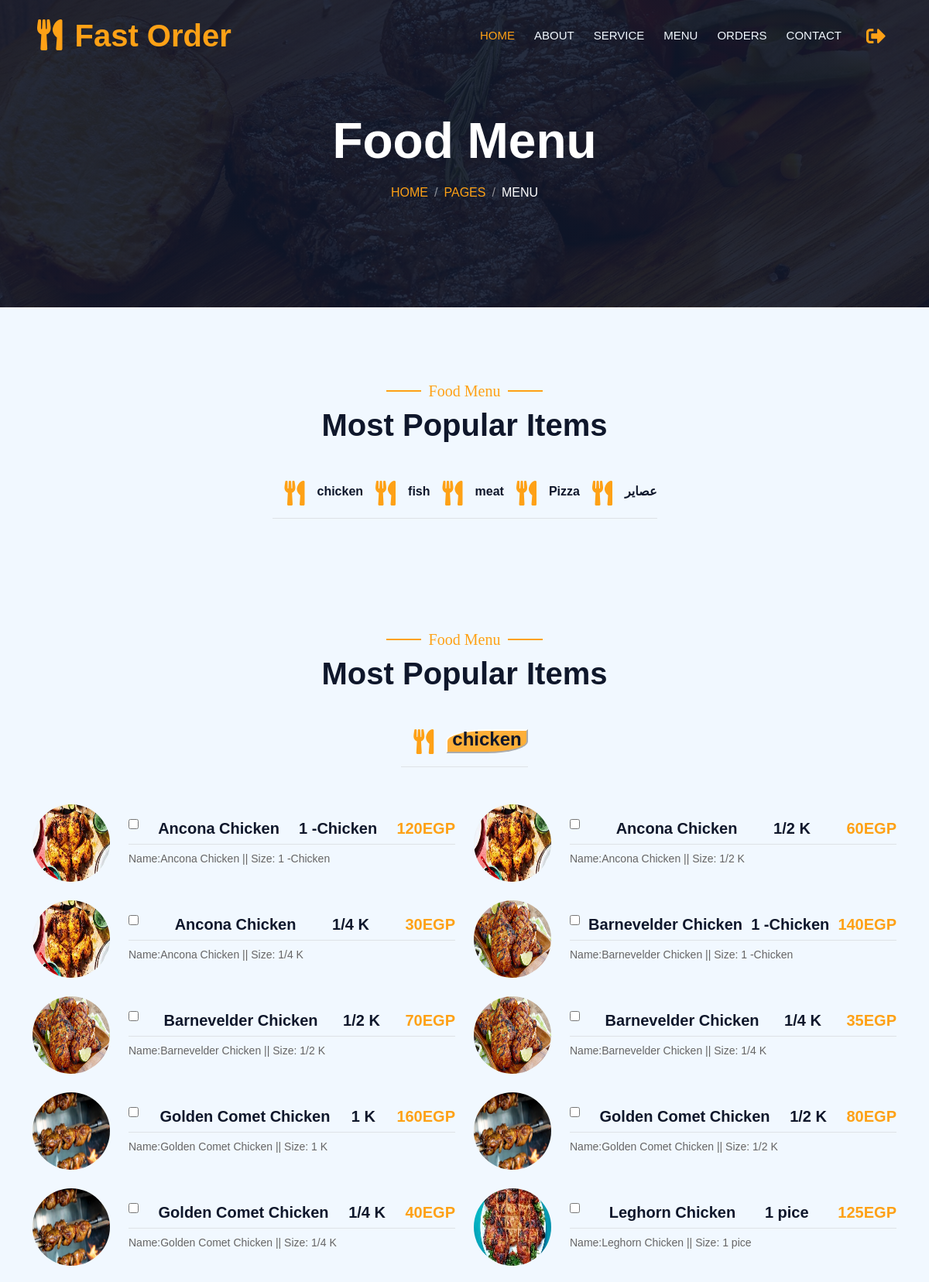
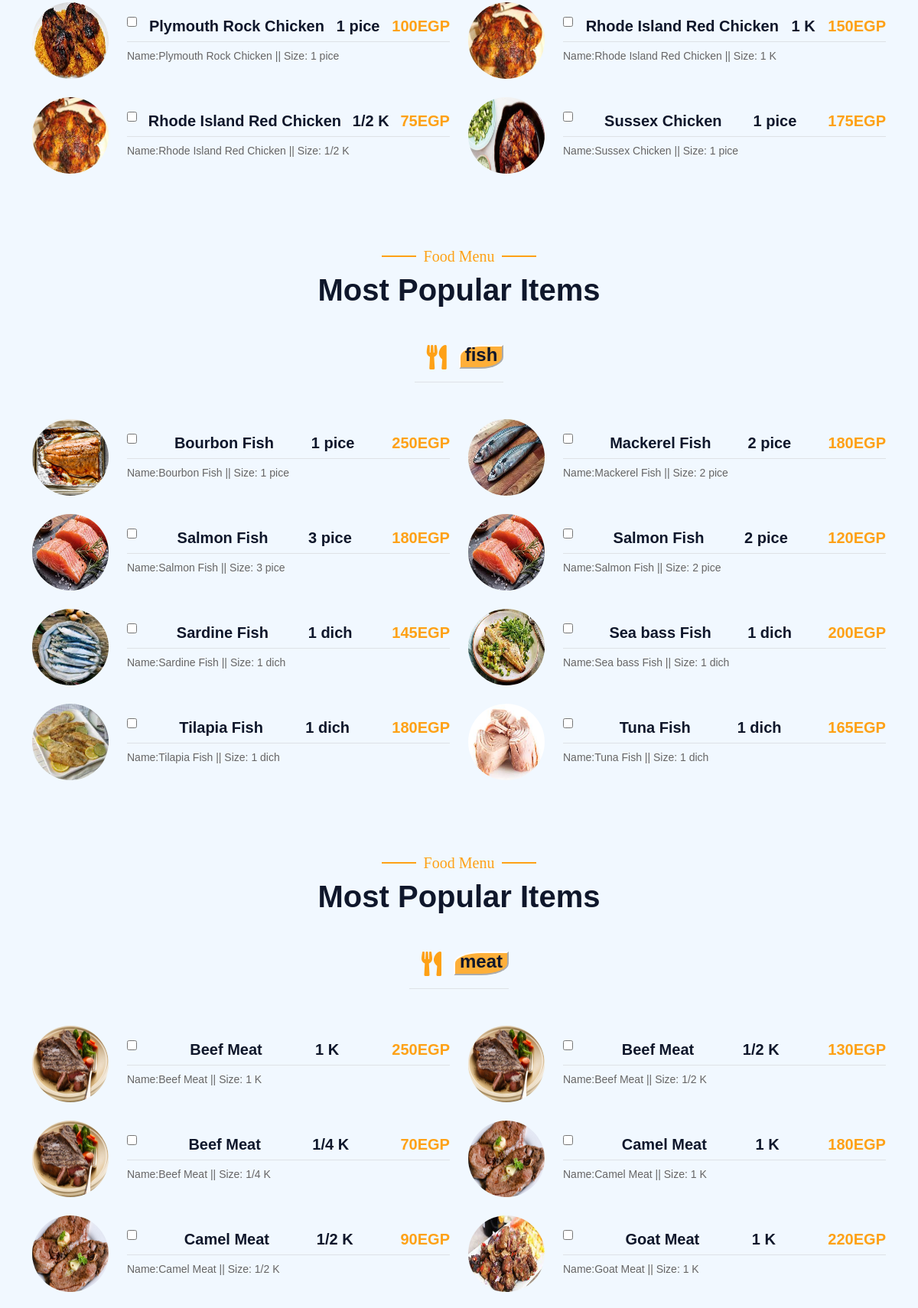
/view/menu.php (signed in, upper part), run on the app's committed database (2 pictures, top to bottom).
### tables this page shows
CREATE TABLE `category` (
  `CategoryID` int(11) NOT NULL,
  `Name` varchar(225) NOT NULL
);

CREATE TABLE `item` (
  `ItemID` int(11) NOT NULL,
  `Name` varchar(225) DEFAULT NULL,
  `Size` varchar(225) DEFAULT NULL,
  `Image` varchar(500) DEFAULT NULL,
  `Price` int(11) DEFAULT NULL,
  `CategoryID` int(11) DEFAULT NULL
);

### View/menu.php (the view, shortened to what this page needs)
<?php  include('LayOut/header.php');
include '../model/connect.php'; ?>
<body>
<?php  include('LayOut/navbar.php');  ?>
            <div class="container-xxl py-5 bg-dark hero-header mb-5">
                <div class="container text-center my-5 pt-5 pb-4">
                    <h1 class="display-3 text-white mb-3 animated slideInDown">Food Menu</h1>
                    <nav aria-label="breadcrumb">
                        <ol class="breadcrumb justify-content-center text-uppercase">
                            <li class="breadcrumb-item"><a href="#">Home</a></li>
                            <li class="breadcrumb-item"><a href="#">Pages</a></li>
                            <li class="breadcrumb-item text-white active" aria-current="page">Menu</li>
                        </ol>
                    </nav>
                </div>
            </div>
        </div>
<?php
$stmt = $con->prepare("SELECT * From category");
$stmt->execute();
?>
<div class="container-xxl py-5">
            <div class="container">
                <div class="text-center wow fadeInUp" data-wow-delay="0.1s">
                    <h5 class="section-title ff-secondary text-center text-primary fw-normal">Food Menu</h5>
                    <h1 class="mb-5">Most Popular Items</h1>
                </div>
			</div>
			<div class="tab-class text-center wow fadeInUp" data-wow-delay="0.1s">
                    <ul class="nav nav-pills d-inline-flex justify-content-center border-bottom mb-5">
						<?php foreach($stmt->fetchAll() as $row) : ?>
                        <li class="nav-item">
                            <a class="d-flex align-items-center text-start mx-3 me-0 pb-3"  href="#<?php echo $row['Name']?>">
                                <i class="fa fa-utensils fa-2x text-primary"></i>
                                <div class="ps-3">
                                    <h6 class="mt-n1 mb-0"><?php echo $row['Name']?></h6>
                                </div>
                            </a>
                        </li>
						<?php endforeach ;?>
                    </ul>
					</div>
</div>
<?php
$stmt = $con->prepare("SELECT * From category");
$stmt->execute();
?>
<?php foreach($stmt->fetchAll() as $row) : ?>
  <?php
	$stmt1 = $con->prepare("SELECT * FROM item WHERE CategoryID =?");
	$stmt1->execute([$row['CategoryID']]);	?>
        <form action="../Controller/add_new_item.php" method="post" enctype="multipart/form-data">
            <div class="container-xxl py-5" id="<?php echo $row['Name']?>">
                <div class="container">
                    <div class="text-center wow fadeInUp" data-wow-delay="0.1s">
                        <h5 class="section-title ff-secondary text-center text-primary fw-normal">Food Menu</h5>
                        <h1 class="mb-5">Most Popular Items</h1>
                    </div>
                    <div class="tab-class text-center wow fadeInUp"  data-wow-delay="0.1s">
                        <ul class="nav nav-pills d-inline-flex justify-content-center border-bottom mb-5">
                            <li class="nav-item">
                                <a class="d-flex align-items-center text-start mx-3 me-0 pb-3" data-bs-toggle="pill" href="#<?php echo $row['Name']?>">
                                    <i class="fa fa-utensils fa-2x text-primary"></i>
                                    <div class="ps-3">
                                    <button type="button"   class="btn_category" onclick="HideDiv('<?php echo $row['Name']?>')" >
                                    <h4 class="mt-n1 mb-0"><?php echo $row['Name']?></h4>
                                    </button>
                                    </div>
                                </a>
                            </li>
                        </ul>
                        <div class="content" id="_<?php echo $row['Name']?>">
                            <div class="tab-content ">
                                <div id="<?php echo $row['Name']?>" class="tab-pane fade show p-0 active">
                                    <div class="row g-4">
                                    <?php foreach($stmt1->fetchAll() as $row1) : ?>
                                        <div class="col-lg-6">
                                            <div class="d-flex align-items-center">
                                                <img class="img-fluid flex-shrink-0 rounded-circle" src="../Images/<?php echo $row1['Image']?>" alt="" style="width: 100px; height:100px;">
                                                <div class="w-100 d-flex flex-column text-start ps-4">
                                                    <h5 class="d-flex justify-content-between border-bottom pb-2">
                                                    <span><input type="checkbox" name="itemID[]" value="<?php echo $row1['ItemID']?>"> </span>
                                                        <span><?php echo $row1['Name']?></span>
                                                        <span><?php echo $row1['Size']?></span>
                                                        <span class="text-primary"><?php echo $row1['Price']?>EGP</span>
                                                    </h5>
                                                    <small class=""><span>Name:</span><span><?php echo $row1['Name']?></span><span> || </span> <span>Size:</span> <span><?php echo $row1['Size']?></span></small>
                                                </div>
                                            </div>
                                        </div>
                                    <?php endforeach ;?>
                                    </div>
                                </div>
                            </div>
                        </div>
                    </div>
                </div>
            </div>
            <?php endforeach ;?>
        </form>
<?php  include('LayOut/footer.php');  ?>

### View/LayOut/header.php (shortened to what this page needs)
<!doctype html>
<html lang="en">
            <head>
                <link href="../Content/font/css2.css" rel="stylesheet">
                <link href="https://cdnjs.cloudflare.com/ajax/libs/font-awesome/5.10.0/css/all.min.css" rel="stylesheet">
                <link href="https://cdn.jsdelivr.net/npm/bootstrap-icons@1.4.1/font/bootstrap-icons.css" rel="stylesheet">
                <link href="../Content/font/all.min.css" rel="stylesheet">
                <link href="../Content/font/bootstrap-icons.css" rel="stylesheet">
                <link href="../Scripts/lib/animate/animate.min.css" rel="stylesheet">
                <link href="../Scripts/lib/owlcarousel/assets/owl.carousel.min.css" rel="stylesheet">
                <link href="../Scripts/lib/tempusdominus/css/tempusdominus-bootstrap-4.min.css" rel="stylesheet" />
                <link href="../Content/css/bootstrap.min.css" rel="stylesheet">
                <link href="../Content/css/style.css" rel="stylesheet">
            </head>

### View/LayOut/navbar.php (shortened to what this page needs)
<div class="container-xxl position-relative p-0">
            <nav class="navbar navbar-expand-lg navbar-dark bg-dark px-4 px-lg-5 py-3 py-lg-0">
                <a href="" class="navbar-brand p-0">
                    <h1 class="text-primary m-0"><i class="fa fa-utensils me-3"></i>Fast Order</h1>
                </a>
                <div class="collapse navbar-collapse" id="navbarCollapse">
                    <div class="navbar-nav ms-auto py-0 pe-4">
                        <a href="index.php" class="nav-item nav-link active">Home</a>
                        <a href="about.php" class="nav-item nav-link">About</a>
                        <a href="service.php" class="nav-item nav-link">Service</a>
                        <a href="menu.php" class="nav-item nav-link">Menu</a>
                        <a href="User.php" class="nav-item nav-link">Orders</a>
                        <a href="contact.php" class="nav-item nav-link">Contact</a>
                    </div>
                    <?php if(!isset($_SESSION['email'])): ?>
                    <a href="login.php" class="nav-item nav-link p-2"><i class="fas fa-sign-in-alt" tabindex="0" data-toggle="tooltip" title="Login" style="font-size:25px"></i></a>
                    <a href="register.php" class="nav-item nav-link p-2"><i class="fas fa-user-plus" tabindex="0" data-toggle="tooltip" title="Registration" style="font-size:25px"></i></a>
                    <?php else: ?>
                    <a href="../Controller/logout.php" class="nav-item nav-link p-2"><i class="fas fa-sign-out-alt" tabindex="0" data-toggle="tooltip" title="Log Out" style="font-size:25px"></i></a>
                    <?php endif; ?>
                </div>
            </nav>

### View/LayOut/footer.php (shortened to what this page needs)
</body>
</html>

### Content/css/style.css (style rules this page uses)
:root { --primary: #FEA116; --light: #F1F8FF; --dark: #0F172B; }
.ff-secondary { font-family: 'Pacifico', cursive; }
.btn_category { border-radius: 50% 0%; border-color: white; background-color: #feaf39; }
.navbar-dark .navbar-nav .nav-link { position: relative; margin-left: 25px; padding: 35px 0; font-size: 15px; color: var(--light) !important; text-transform: uppercase; font-weight: 500; outline: none; transition: .5s; }
.navbar-dark .navbar-nav .nav-link:hover, .navbar-dark .navbar-nav .nav-link.active { color: var(--primary) !important; }
@media (min-width: 992px) { .navbar-dark { position: absolute; width: 100%; top: 0; left: 0; z-index: 999; background: transparent !important; } }
.hero-header { background: linear-gradient(rgba(15, 23, 43, .9), rgba(15, 23, 43, .9)), url(../../Images/F_img/bg-hero.jpg); background-position: center center; background-repeat: no-repeat; background-size: cover; }
.breadcrumb-item + .breadcrumb-item::before { color: rgba(255, 255, 255, .5); }
.section-title { position: relative; display: inline-block; }
.section-title::before { position: absolute; content: ""; width: 45px; height: 2px; top: 50%; left: -55px; margin-top: -1px; background: var(--primary); }
.section-title::after { position: absolute; content: ""; width: 45px; height: 2px; top: 50%; right: -55px; margin-top: -1px; background: var(--primary); }

### data on the page
category: Name "chicken"
category: Name "fish"
category: Name "meat"
category: Name "Pizza"
category: Name "عصاير"
item: Image (picture), Name "Ancona Chicken", Size "1 -Chicken", Price "120"
item: Image (picture), Name "Ancona Chicken", Size "1/2 K", Price "60"
item: Image (picture), Name "Ancona Chicken", Size "1/4 K", Price "30"
item: Image (picture), Name "Barnevelder Chicken", Size "1 -Chicken", Price "140"
item: Image (picture), Name "Barnevelder Chicken", Size "1/2 K", Price "70"
item: Image (picture), Name "Barnevelder Chicken", Size "1/4 K", Price "35"
item: Image (picture), Name "Golden Comet Chicken", Size "1 K", Price "160"
item: Image (picture), Name "Golden Comet Chicken", Size "1/2 K", Price "80"
item: Image (picture), Name "Golden Comet Chicken", Size "1/4 K", Price "40"
item: Image (picture), Name "Leghorn Chicken", Size "1 pice", Price "125"
item: Image (picture), Name "Plymouth Rock Chicken", Size "1 pice", Price "100"
item: Image (picture), Name "Rhode Island Red Chicken", Size "1 K", Price "150"
item: Image (picture), Name "Rhode Island Red Chicken", Size "1/2 K", Price "75"
item: Image (picture), Name "Sussex Chicken", Size "1 pice", Price "175"
item: Image (picture), Name "Bourbon Fish", Size "1 pice", Price "250"
item: Image (picture), Name "Mackerel Fish", Size "2 pice", Price "180"
item: Image (picture), Name "Salmon Fish", Size "3 pice", Price "180"
item: Image (picture), Name "Salmon Fish", Size "2 pice", Price "120"
item: Image (picture), Name "Sardine Fish", Size "1 dich", Price "145"
item: Image (picture), Name "Sea bass Fish", Size "1 dich", Price "200"
item: Image (picture), Name "Tilapia Fish", Size "1 dich", Price "180"
item: Image (picture), Name "Tuna Fish", Size "1 dich", Price "165"
item: Image (picture), Name "Beef Meat", Size "1 K", Price "250"
item: Image (picture), Name "Beef Meat", Size "1/2 K", Price "130"
item: Image (picture), Name "Beef Meat", Size "1/4 K", Price "70"
item: Image (picture), Name "Camel Meat", Size "1 K", Price "180"
item: Image (picture), Name "Camel Meat", Size "1/2 K", Price "90"
item: Image (picture), Name "Goat Meat", Size "1 K", Price "220"
